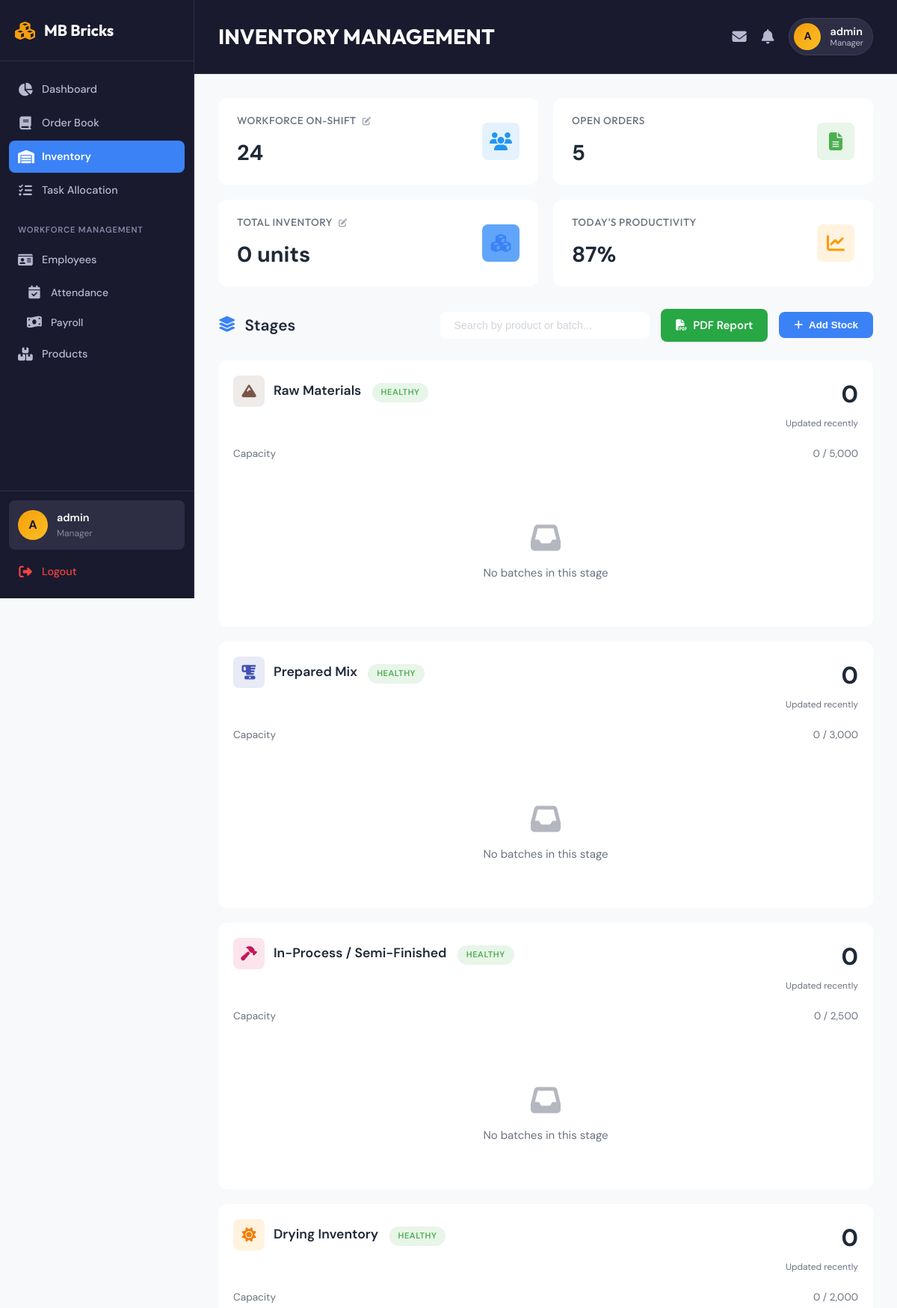
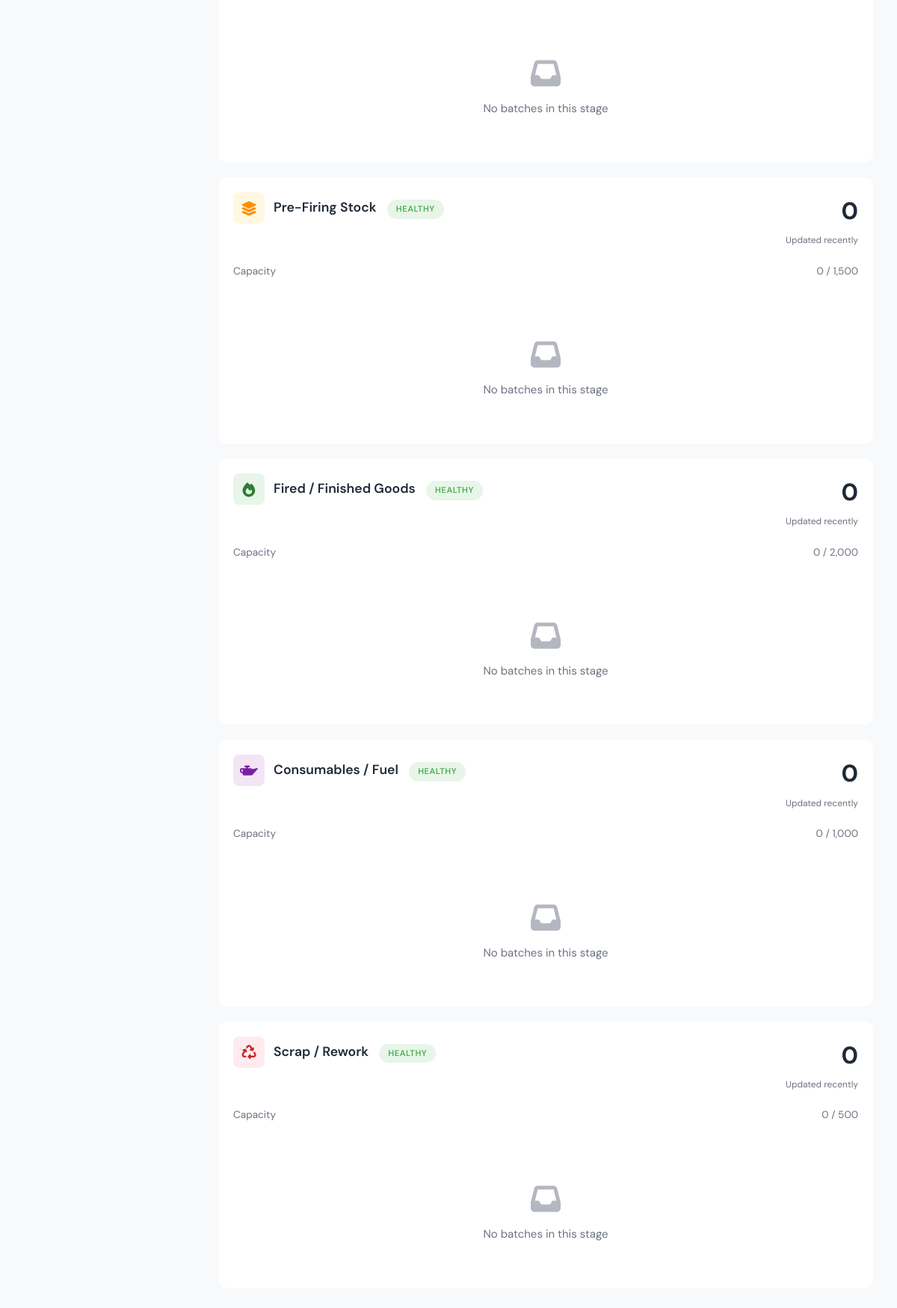
The page /inventory (signed in) on the database its author committed (2 pictures, top to bottom).
### tables this page shows
CREATE TABLE inventory_stages (
            id INTEGER PRIMARY KEY AUTOINCREMENT,
            stage_number INTEGER NOT NULL,
            stage_name TEXT NOT NULL,
            capacity INTEGER DEFAULT 1000,
            current_quantity INTEGER DEFAULT 0,
            updated_at TIMESTAMP DEFAULT CURRENT_TIMESTAMP,
            UNIQUE(stage_number)
        );

### app.py (the view, shortened to what this page needs)
@app.route('/inventory')
@login_required
def inventory():
    if session.get('user_role') not in ['Manager', 'Supervisor']:
        flash('Access denied. Manager or Supervisor role required.', 'danger')
        return redirect(url_for('dashboard'))
    db = get_db()
    stages = db.execute('''
        SELECT * FROM inventory_stages ORDER BY stage_number
    ''').fetchall()
    stages_data = []
    total_inventory = 0
    for stage in stages:
        batches = db.execute('''
            SELECT b.*, p.name as product_name,
                   CAST((julianday('now') - julianday(b.created_at)) AS INTEGER) as age_days
            FROM inventory_batches b
            LEFT JOIN products p ON b.product_id = p.id
            WHERE b.stage_id = ?
            ORDER BY b.created_at DESC
        ''', (stage['id'],)).fetchall()
        batches_with_orders = []
        stage_quantity = 0
        db.execute('UPDATE inventory_stages SET current_quantity = ?, updated_at = CURRENT_TIMESTAMP WHERE id = ?',
                  (stage_quantity, stage['id']))
        stage_dict = dict(stage)
        stage_dict['current_quantity'] = stage_quantity
        stage_dict['batches'] = batches_with_orders
        stage_dict['utilization'] = (stage_quantity / stage['capacity'] * 100) if stage['capacity'] > 0 else 0
        if stage_dict['utilization'] >= 80:
            stage_dict['status'] = 'critical'
        elif stage_dict['utilization'] >= 50:
            stage_dict['status'] = 'warning'
        else:
            stage_dict['status'] = 'healthy'
        stages_data.append(stage_dict)
        total_inventory += stage_quantity
    db.commit()
    today = date.today().strftime('%Y-%m-%d')
    workforce_setting = db.execute("SELECT setting_value FROM inventory_settings WHERE setting_key = 'workforce_on_shift'").fetchone()
    if workforce_setting:
        workforce_on_shift = int(workforce_setting['setting_value'])
    else:
        workforce_on_shift = db.execute('''
            SELECT COUNT(*) FROM attendance WHERE date = ? AND status = 'Present'
        ''', (today,)).fetchone()[0]
    open_orders = db.execute("SELECT COUNT(*) FROM orders WHERE status IN ('Pending', 'Processing')").fetchone()[0]
    total_tasks_today = db.execute('''
        SELECT COUNT(*) FROM tasks WHERE DATE(created_at) = ?
    ''', (today,)).fetchone()[0]
    completed_tasks_today = db.execute('''
        SELECT COUNT(*) FROM tasks WHERE DATE(created_at) = ? AND status = 'Completed'
    ''', (today,)).fetchone()[0]
    productivity = int((completed_tasks_today / total_tasks_today * 100) if total_tasks_today > 0 else 87)
    products_list = db.execute('SELECT * FROM products').fetchall()
    logs = db.execute('''
        SELECT l.*, p.name as product_name FROM inventory_logs l
        JOIN products p ON l.product_id = p.id
        ORDER BY l.timestamp DESC LIMIT 20
    ''').fetchall()
    return render_template('inventory.html',
                         stages=stages_data,
                         total_inventory=total_inventory,
                         workforce_on_shift=workforce_on_shift,
                         open_orders=open_orders,
                         productivity=productivity,
                         products=products_list,
                         logs=logs)

### app.py (called while the page is built)
def login_required(f):
    @wraps(f)
    def decorated_function(*args, **kwargs):
        if 'user_id' not in session:
            flash('Please login to access this page.', 'warning')
            return redirect(url_for('login'))
        return f(*args, **kwargs)
    return decorated_function

def convert_datetime(val):
    return datetime.fromisoformat(val.decode())

def get_db():
    if 'db' not in g:
        g.db = sqlite3.connect(DATABASE, detect_types=sqlite3.PARSE_DECLTYPES | sqlite3.PARSE_COLNAMES)
        g.db.row_factory = sqlite3.Row
    return g.db

### templates/inventory.html (shortened to what this page needs)
{% extends 'base.html' %}
{% block header %}INVENTORY MANAGEMENT{% endblock %}
{% block content %}
<div class="inventory-stats-bar">
        <div class="inventory-stat-card" {% if session.get('user_role') in ['Manager', 'Supervisor'] %}style="cursor: pointer;" onclick="openEditStatsModal('workforce')"{% endif %}>
            <div class="inventory-stat-content">
                <h3>Workforce On-Shift {% if session.get('user_role') in ['Manager', 'Supervisor'] %}<i class="fas fa-edit" style="font-size: 0.7rem; margin-left: 5px; opacity: 0.6;"></i>{% endif %}</h3>
                <div class="value">{{ workforce_on_shift }}</div>
            </div>
            <div class="inventory-stat-icon workforce">
                <i class="fas fa-users"></i>
            </div>
        </div>
        <div class="inventory-stat-card">
            <div class="inventory-stat-content">
                <h3>Open Orders</h3>
                <div class="value">{{ open_orders }}</div>
            </div>
            <div class="inventory-stat-icon orders">
                <i class="fas fa-file-alt"></i>
            </div>
        </div>
        <div class="inventory-stat-card" {% if session.get('user_role') in ['Manager', 'Supervisor'] %}style="cursor: pointer;" onclick="openEditStatsModal('capacity')"{% endif %}>
            <div class="inventory-stat-content">
                <h3>Total Inventory {% if session.get('user_role') in ['Manager', 'Supervisor'] %}<i class="fas fa-edit" style="font-size: 0.7rem; margin-left: 5px; opacity: 0.6;"></i>{% endif %}</h3>
                <div class="value">{{ "{:,}".format(total_inventory) }} units</div>
            </div>
            <div class="inventory-stat-icon inventory">
                <i class="fas fa-cubes"></i>
            </div>
        </div>
        <div class="inventory-stat-card">
            <div class="inventory-stat-content">
                <h3>Today's Productivity</h3>
                <div class="value">{{ productivity }}%</div>
            </div>
            <div class="inventory-stat-icon productivity">
                <i class="fas fa-chart-line"></i>
            </div>
        </div>
    </div>
    <div class="inventory-header">
        <div class="inventory-title">
            <i class="fas fa-layer-group"></i>
            <span>Stages</span>
        </div>
        <div class="inventory-controls">
            <input type="text" class="search-box" placeholder="Search by product or batch..." id="searchBox">
            {% if session.get('user_role') == 'Manager' %}
            <a href="{{ url_for('inventory_report_pdf') }}" class="report-btn">
                <i class="fas fa-file-pdf"></i>
                <span>PDF Report</span>
            </a>
            {% endif %}
            <button class="add-stock-btn" onclick="openAddStockModal()">
                <i class="fas fa-plus"></i>
                <span>Add Stock</span>
            </button>
        </div>
    </div>
    <div class="stages-grid">
        {% for stage in stages %}
        <div class="stage-card" data-stage="{{ stage.stage_number }}">
            <div class="stage-header">
                <div class="stage-info">
                    <div class="stage-icon {% if stage.stage_number == 1 %}raw{% elif stage.stage_number == 2 %}mix{% elif stage.stage_number == 3 %}semifinished{% elif stage.stage_number == 4 %}drying{% elif stage.stage_number == 5 %}prefiring{% elif stage.stage_number == 6 %}fired{% elif stage.stage_number == 7 %}consumables{% else %}scrap{% endif %}">
                        <i class="fas fa-{% if stage.stage_number == 1 %}mountain{% elif stage.stage_number == 2 %}blender{% elif stage.stage_number == 3 %}hammer{% elif stage.stage_number == 4 %}sun{% elif stage.stage_number == 5 %}layer-group{% elif stage.stage_number == 6 %}fire{% elif stage.stage_number == 7 %}oil-can{% else %}recycle{% endif %}"></i>
                    </div>
                    <div>
                        <div class="stage-name">
                            {{ stage.stage_name }}
                            <span class="status-badge {{ stage.status }}">{{ stage.status }}</span>
                        </div>
                    </div>
                </div>
                <div class="stage-stats">
                    <div class="stage-quantity">{{ "{:,}".format(stage.current_quantity) }}</div>
                    <div class="stage-updated">Updated {{ "just now" if stage.batches else "recently" }}</div>
                </div>
            </div>
            <div class="capacity-section">
                <div class="capacity-label">
                    <span>Capacity</span>
                    <span>{{ "{:,}".format(stage.current_quantity) }} / {{ "{:,}".format(stage.capacity) }}</span>
                </div>
                <div class="capacity-bar">
                </div>
            </div>
            <div class="batches-list">
                {% if stage.batches %}
                    {% for batch in stage.batches %}
                    <div class="batch-card" data-batch-id="{{ batch.id }}" data-product="{{ batch.product_name or 'Unassigned' }}">
                        <div class="batch-header">
                            <span class="batch-id">Batch {{ batch.batch_id }}</span>
                        </div>
                        <div class="batch-details">
                            <span><i class="fas fa-cube"></i> {{ "{:,}".format(batch.units) }} units</span>
                            <span><i class="fas fa-clock"></i> {{ batch.age_days }}d old</span>
                            <span><i class="fas fa-box"></i> {{ batch.product_name or 'Unassigned' }}</span>
                        </div>
                        {% if batch.orders %}
                        <div class="batch-orders">
                            <i class="fas fa-link"></i> Orders: {{ batch.orders|join(', ') }}
                        </div>
                        {% endif %}
                        <div class="batch-actions">
                            <button class="batch-btn reserve" onclick="openReserveModal({{ batch.id }}, '{{ batch.batch_id }}')">
                                <i class="fas fa-bookmark"></i> Reserve
                            </button>
                            <button class="batch-btn transfer" onclick="openTransferModal({{ batch.id }}, '{{ batch.batch_id }}', {{ stage.stage_number }})">
                                <i class="fas fa-arrow-right"></i> Transfer
                            </button>
                            <button class="batch-btn adjust" onclick="openAdjustModal({{ batch.id }}, '{{ batch.batch_id }}', {{ batch.units }})">
                                <i class="fas fa-sliders-h"></i> Adjust
                            </button>
                            <a href="{{ url_for('delete_batch', id=batch.id) }}" class="batch-btn delete" onclick="return confirm('Are you sure you want to delete batch {{ batch.batch_id }}?')">
                                <i class="fas fa-trash"></i> Delete
                            </a>
                        </div>
                    </div>
                    {% endfor %}
                {% else %}
                    <div class="empty-batch">
                        <i class="fas fa-inbox"></i>
                        <p>No batches in this stage</p>
                    </div>
                {% endif %}
            </div>
        </div>
        {% endfor %}
    </div>
{% endblock %}

### static/css/style.css (style rules this page uses)
:root { --primary: #3b82f6; --primary-dark: #2563eb; --primary-light: #60a5fa; --primary-subtle: #dbeafe; --bg-primary: #f8f9fb; --bg-secondary: #f3f4f6; --bg-white: #ffffff; --bg-card: #ffffff; --bg-hover: #f9fafb; --bg-sidebar: #ffffff; --text-primary: #1f2937; --text-secondary: #6b7280; --text-tertiary: #9ca3af; --text-light: #d1d5db; --border-light: #f3f4f6; --border-medium: #e5e7eb; --border-dark: #d1d5db; --success: #10b981; --success-bg: #d1fae5; --success-text: #065f46; --warning: #f59e0b; --warning-bg: #fef3c7; --warning-text: #92400e; --danger: #ef4444; --danger-bg: #fee2e2; --danger-text: #991b1b; --info: #3b82f6; --info-bg: #dbeafe; --info-text: #1e40af; --shadow-xs: 0 1px 2px rgba(0, 0, 0, 0.05); --shadow-sm: 0 1px 3px rgba(0, 0, 0, 0.08); --shadow-md: 0 4px 6px -1px rgba(0, 0, 0, 0.08); --shadow-lg: 0 10px 15px -3px rgba(0, 0, 0, 0.08); --shadow-xl: 0 20px 25px -5px rgba(0, 0, 0, 0.08); --radius-sm: 6px; --radius: 8px; --radius-md: 10px; --radius-lg: 12px; --radius-xl: 16px; --radius-full: 9999px; --space-xs: 4px; --space-sm: 8px; --space-md: 16px; --space-lg: 24px; --space-xl: 32px; }
* { margin: 0; padding: 0; box-sizing: border-box; }
body { font-family: 'DM Sans', -apple-system, BlinkMacSystemFont, 'Segoe UI', sans-serif; background: var(--bg-primary); color: var(--text-primary); line-height: 1.6; font-size: 15px; overflow-x: hidden; -webkit-font-smoothing: antialiased; -moz-osx-font-smoothing: grayscale; }
h1, h2, h3, h4, h5, h6 { font-family: 'Outfit', sans-serif; font-weight: 600; }

### rows shown on the page
inventory_stages: stage_number 1 (drawn), stage_name "Raw Materials", status "HEALTHY", current_quantity "0", batches "recently", capacity "5,000"
inventory_stages: stage_number 2 (drawn), stage_name "Prepared Mix", status "HEALTHY", current_quantity "0", batches "recently", capacity "3,000"
inventory_stages: stage_number 3 (drawn), stage_name "In-Process / Semi-Finished", status "HEALTHY", current_quantity "0", batches "recently", capacity "2,500"
inventory_stages: stage_number 4 (drawn), stage_name "Drying Inventory", status "HEALTHY", current_quantity "0", batches "recently", capacity "2,000"
inventory_stages: stage_number 5 (drawn), stage_name "Pre-Firing Stock", status "HEALTHY", current_quantity "0", batches "recently", capacity "1,500"
inventory_stages: stage_number 6 (drawn), stage_name "Fired / Finished Goods", status "HEALTHY", current_quantity "0", batches "recently", capacity "2,000"
inventory_stages: stage_number 7 (drawn), stage_name "Consumables / Fuel", status "HEALTHY", current_quantity "0", batches "recently", capacity "1,000"
inventory_stages: stage_number 8 (drawn), stage_name "Scrap / Rework", status "HEALTHY", current_quantity "0", batches "recently", capacity "500"

### other values the page prints
{{ session.get('username', 'U')[0]|upper }} "A"
{{ session.get('username', 'User') }} "admin"
{{ session.get('user_role', 'Guest') }} "Manager"
{{ workforce_on_shift }} "24"
{{ open_orders }} "5"
{{ "{:,}".format(total_inventory) }} "0"
{{ productivity }} "87"
